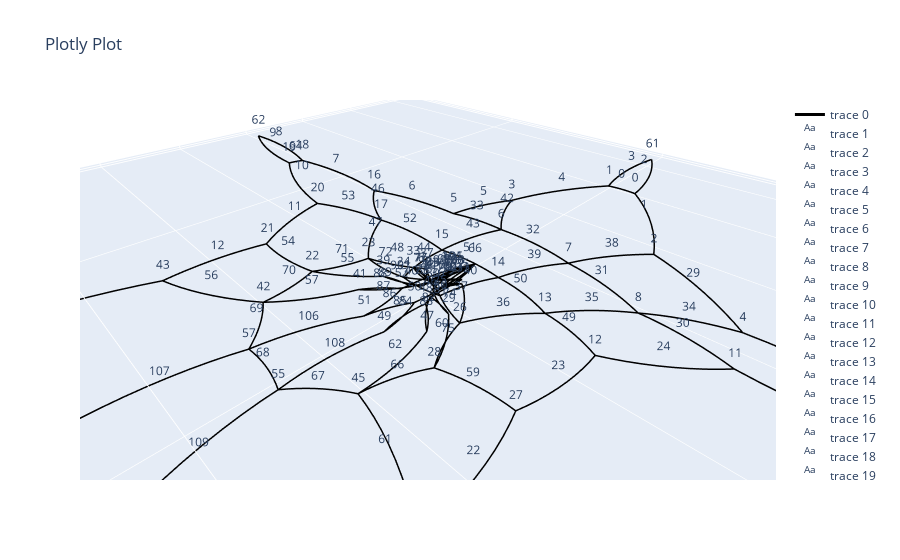

The notebook cell saved with this chart:
### Markdown cell above
### Step 3: Define elements as a curves
An (optional) optimization algorithm finds the vertex locations minimizing abs(l1-l0). Next the (optimized) network is scaled down, and edges are defined as arcs.

available error functions in the optimization algorithms are:
- 'no optimization' : Network is scaled down directly, and no alogirthm is applied
- 'standard'        : a standard L2-norm quantifies the error
- 'sigmoid'         : a sigmoid function skews the L2-norm to penalize too short edges more (b>0) or too long edges more (b<0)

Preliminary results shows best results using a standard L2 error function

### Code cell
# net.initialize_shape_optimizer(function_type = 'no optimization',  method = 'L-BFGS-B', params = None)
# net.initialize_shape_optimizer(function_type = 'standard',  method = 'L-BFGS-B',options ={"maxiter": 10000, "maxfun": 1500000, "maxls": 5000})
net.initialize_shape_optimizer(function_type = 'standard',  method = 'Gauss-Seidel',options ={"maxiter": 100000, "damping": .01})
# net.initialize_shape_optimizer(function_type = 'standard',  method = 'Gauss-Seidel',options ={"maxiter": 1000, "damping": .01, "correction_scalar": 1.5, "tol": 1e-6})
# net.initialize_shape_optimizer(function_type = 'standard',  method = 'trust-constr')
# net.initialize_shape_optimizer(function_type = 'sigmoid',  method = 'L-BFGS-B', params = {'a': 4, 'b': -1})
net.optimize_vertices()
reference_point = [0,0,0]                         # The network will be scaler relative to this point
net.scale_vertices(reference_point, net.l_scalar, account_for_leafs = True) # If you don't provide a scalar, it will use network.l_scalar automatically

# #  You can plot the scaled network like this
# # net.net_plot(color=True, plot_type='scaled')

# # Determine the Radius and Angle of the circle that define the arc of each element
R, th = net.arc_param()
# # for the arc length (net.l1 * net.l_scalar) is used unless specified otherwise, for the cord length (net.l0) is used unless specified otherwise
xyz = net.arc_points(n = 10) 

net.net_plot(color=True, plot_type='arcs', elables=True, vlabels = True)
# net.net_plot(color=True, plot_type='optimized', elables=False, vlabels = False)

# np.min(R/net.l0), net.l_scalar, np.min(net.l0 - net.l1), np.max(net.l0 - net.l1)
net.l_scalar

### Figure 1 — Plotly figure (JSON) as saved in the notebook; plotly's stock layout.template omitted (floating-point values rounded to 4 significant figures; data arrays with more than 128 entries replaced by an {"elided": "..."} marker saying what was removed)
{"data": [{"line": {"color": "black", "width": 3}, "mode": "lines", "type": "scatter3d", "x": {"elided": "1210 float values"}, "y": {"elided": "1210 float values"}, "z": {"elided": "1210 int values"}}, {"mode": "text", "text": ["0"], "type": "scatter3d", "x": [20.41], "y": [102.9], "z": [0]}, {"mode": "text", "text": ["1"], "type": "scatter3d", "x": [32.04], "y": [113.2], "z": [0]}, {"mode": "text", "text": ["2"], "type": "scatter3d", "x": [8.048], "y": [102.7], "z": [0]}, {"mode": "text", "text": ["3"], "type": "scatter3d", "x": [8.093], "y": [99.53], "z": [0]}, {"mode": "text", "text": ["4"], "type": "scatter3d", "x": [31.68], "y": [94.24], "z": [0]}, {"mode": "text", "text": ["5"], "type": "scatter3d", "x": [49.82], "y": [86.43], "z": [0]}, {"mode": "text", "text": ["6"], "type": "scatter3d", "x": [58.72], "y": [73.74], "z": [0]}, {"mode": "text", "text": ["7"], "type": "scatter3d", "x": [61.07], "y": [49.01], "z": [0]}, {"mode": "text", "text": ["8"], "type": "scatter3d", "x": [60.24], "y": [20.7], "z": [0]}, {"mode": "text", "text": ["9"], "type": "scatter3d", "x": [61.94], "y": [20.28], "z": [0]}, {"mode": "text", "text": ["10"], "type": "scatter3d", "x": [69.32], "y": [46.94], "z": [0]}, {"mode": "text", "text": ["11"], "type": "scatter3d", "x": [82.12], "y": [64.16], "z": [0]}, {"mode": "text", "text": ["12"], "type": "scatter3d", "x": [99.47], "y": [67.83], "z": [0]}, {"mode": "text", "text": ["13"], "type": "scatter3d", "x": [123.5], "y": [64.25], "z": [0]}, {"mode": "text", "text": ["14"], "type": "scatter3d", "x": [151.2], "y": [53.71], "z": [0]}, {"mode": "text", "text": ["15"], "type": "scatter3d", "x": [153.0], "y": [55.65], "z": [0]}, {"mode": "text", "text": ["16"], "type": "scatter3d", "x": [135.2], "y": [77.39], "z": [0]}, {"mode": "text", "text": ["17"], "type": "scatter3d", "x": [128.6], "y": [98.37], "z": [0]}, {"mode": "text", "text": ["18"], "type": "scatter3d", "x": [134.6], "y": [120.1], "z": [0]}, {"mode": "text", "text": ["19"], "type": "scatter3d", "x": [151.2], "y": [142.7], "z": [0]}, {"mode": "text", "text": ["20"], "type": "scatter3d", "x": [149.4], "y": [144.4], "z": [0]}, {"mode": "text", "text": ["21"], "type": "scatter3d", "x": [122.1], "y": [131.4], "z": [0]}, {"mode": "text", "text": ["22"], "type": "scatter3d", "x": [98.61], "y": [125.1], "z": [0]}, {"mode": "text", "text": ["23"], "type": "scatter3d", "x": [82.24], "y": [124.9], "z": [0]}, {"mode": "text", "text": ["24"], "type": "scatter3d", "x": [69.68], "y": [132.7], "z": [0]}, {"mode": "text", "text": ["25"], "type": "scatter3d", "x": [63.65], "y": [152.8], "z": [0]}, {"mode": "text", "text": ["26"], "type": "scatter3d", "x": [61.73], "y": [179.4], "z": [0]}, {"mode": "text", "text": ["27"], "type": "scatter3d", "x": [60.18], "y": [179.2], "z": [0]}, {"mode": "text", "text": ["28"], "type": "scatter3d", "x": [57.81], "y": [151.9], "z": [0]}, {"mode": "text", "text": ["29"], "type": "scatter3d", "x": [49.87], "y": [129.2], "z": [0]}, {"mode": "text", "text": ["30"], "type": "scatter3d", "x": [63.3], "y": [132.7], "z": [0]}, {"mode": "text", "text": ["31"], "type": "scatter3d", "x": [59.55], "y": [118.5], "z": [0]}, {"mode": "text", "text": ["32"], "type": "scatter3d", "x": [56.22], "y": [103.3], "z": [0]}, {"mode": "text", "text": ["33"], "type": "scatter3d", "x": [56.06], "y": [89.79], "z": [0]}, {"mode": "text", "text": ["34"], "type": "scatter3d", "x": [59.03], "y": [132.0], "z": [0]}, {"mode": "text", "text": ["35"], "type": "scatter3d", "x": [66.92], "y": [121.0], "z": [0]}, {"mode": "text", "text": ["36"], "type": "scatter3d", "x": [77.09], "y": [112.5], "z": [0]}, {"mode": "text", "text": ["37"], "type": "scatter3d", "x": [78.53], "y": [105.6], "z": [0]}, {"mode": "text", "text": ["38"], "type": "scatter3d", "x": [50.39], "y": [115.8], "z": [0]}, {"mode": "text", "text": ["39"], "type": "scatter3d", "x": [63.08], "y": [108.3], "z": [0]}, {"mode": "text", "text": ["40"], "type": "scatter3d", "x": [74.34], "y": [103.8], "z": [0]}, {"mode": "text", "text": ["41"], "type": "scatter3d", "x": [78.15], "y": [97.63], "z": [0]}, {"mode": "text", "text": ["42"], "type": "scatter3d", "x": [49.15], "y": [92.07], "z": [0]}, {"mode": "text", "text": ["43"], "type": "scatter3d", "x": [62.3], "y": [94.08], "z": [0]}, {"mode": "text", "text": ["44"], "type": "scatter3d", "x": [74.65], "y": [93.54], "z": [0]}, {"mode": "text", "text": ["45"], "type": "scatter3d", "x": [76.92], "y": [97.97], "z": [0]}, {"mode": "text", "text": ["46"], "type": "scatter3d", "x": [64.96], "y": [69.57], "z": [0]}, {"mode": "text", "text": ["47"], "type": "scatter3d", "x": [74.81], "y": [80.69], "z": [0]}, {"mode": "text", "text": ["48"], "type": "scatter3d", "x": [77.98], "y": [90.37], "z": [0]}, {"mode": "text", "text": ["49"], "type": "scatter3d", "x": [73.3], "y": [121.0], "z": [0]}, {"mode": "text", "text": ["50"], "type": "scatter3d", "x": [70.46], "y": [110.8], "z": [0]}, {"mode": "text", "text": ["51"], "type": "scatter3d", "x": [69.16], "y": [99.06], "z": [0]}, {"mode": "text", "text": ["52"], "type": "scatter3d", "x": [69.21], "y": [84.26], "z": [0]}, {"mode": "text", "text": ["53"], "type": "scatter3d", "x": [71.5], "y": [67.92], "z": [0]}, {"mode": "text", "text": ["54"], "type": "scatter3d", "x": [90.07], "y": [75.24], "z": [0]}, {"mode": "text", "text": ["55"], "type": "scatter3d", "x": [85.98], "y": [86.97], "z": [0]}, {"mode": "text", "text": ["56"], "type": "scatter3d", "x": [104.2], "y": [75.83], "z": [0]}, {"mode": "text", "text": ["57"], "type": "scatter3d", "x": [93.67], "y": [88.09], "z": [0]}, {"mode": "text", "text": ["58"], "type": "scatter3d", "x": [140.3], "y": [63.06], "z": [0]}, {"mode": "text", "text": ["59"], "type": "scatter3d", "x": [90.54], "y": [118.2], "z": [0]}, {"mode": "text", "text": ["60"], "type": "scatter3d", "x": [86.69], "y": [109.3], "z": [0]}, {"mode": "text", "text": ["61"], "type": "scatter3d", "x": [104.2], "y": [117.7], "z": [0]}, {"mode": "text", "text": ["62"], "type": "scatter3d", "x": [93.98], "y": [107.9], "z": [0]}, {"mode": "text", "text": ["63"], "type": "scatter3d", "x": [138.5], "y": [134.9], "z": [0]}, {"mode": "text", "text": ["64"], "type": "scatter3d", "x": [63.15], "y": [34.26], "z": [0]}, {"mode": "text", "text": ["65"], "type": "scatter3d", "x": [61.16], "y": [165.9], "z": [0]}, {"mode": "text", "text": ["66"], "type": "scatter3d", "x": [96.17], "y": [110.7], "z": [0]}, {"mode": "text", "text": ["67"], "type": "scatter3d", "x": [104.2], "y": [105.4], "z": [0]}, {"mode": "text", "text": ["68"], "type": "scatter3d", "x": [106.9], "y": [97.1], "z": [0]}, {"mode": "text", "text": ["69"], "type": "scatter3d", "x": [103.1], "y": [88.39], "z": [0]}, {"mode": "text", "text": ["70"], "type": "scatter3d", "x": [94.77], "y": [83.24], "z": [0]}, {"mode": "text", "text": ["71"], "type": "scatter3d", "x": [85.06], "y": [83.89], "z": [0]}, {"mode": "text", "text": ["72"], "type": "scatter3d", "x": [80.24], "y": [89.97], "z": [0]}, {"mode": "text", "text": ["73"], "type": "scatter3d", "x": [79.82], "y": [98.26], "z": [0]}, {"mode": "text", "text": ["74"], "type": "scatter3d", "x": [80.97], "y": [105.5], "z": [0]}, {"mode": "text", "text": ["75"], "type": "scatter3d", "x": [86.88], "y": [110.6], "z": [0]}, {"mode": "text", "text": ["76"], "type": "scatter3d", "x": [77.24], "y": [95.61], "z": [0]}, {"mode": "text", "text": ["77"], "type": "scatter3d", "x": [77.34], "y": [95.44], "z": [0]}, {"mode": "text", "text": ["78"], "type": "scatter3d", "x": [76.32], "y": [100.1], "z": [0]}, {"mode": "text", "text": ["79"], "type": "scatter3d", "x": [76.89], "y": [101.2], "z": [0]}, {"mode": "text", "text": ["80"], "type": "scatter3d", "x": [80.53], "y": [103.1], "z": [0]}, {"mode": "text", "text": ["81"], "type": "scatter3d", "x": [81.42], "y": [103.7], "z": [0]}, {"mode": "text", "text": ["82"], "type": "scatter3d", "x": [83.94], "y": [104.0], "z": [0]}, {"mode": "text", "text": ["83"], "type": "scatter3d", "x": [84.82], "y": [104.4], "z": [0]}, {"mode": "text", "text": ["84"], "type": "scatter3d", "x": [86.98], "y": [102.3], "z": [0]}, {"mode": "text", "text": ["85"], "type": "scatter3d", "x": [87.47], "y": [101.6], "z": [0]}, {"mode": "text", "text": ["86"], "type": "scatter3d", "x": [87.38], "y": [99.19], "z": [0]}, {"mode": "text", "text": ["87"], "type": "scatter3d", "x": [86.85], "y": [97.15], "z": [0]}, {"mode": "text", "text": ["88"], "type": "scatter3d", "x": [85.02], "y": [94.22], "z": [0]}, {"mode": "text", "text": ["89"], "type": "scatter3d", "x": [84.28], "y": [94.52], "z": [0]}, {"mode": "text", "text": ["90"], "type": "scatter3d", "x": [81.65], "y": [94.45], "z": [0]}, {"mode": "text", "text": ["91"], "type": "scatter3d", "x": [80.91], "y": [95.05], "z": [0]}, {"mode": "text", "text": ["92"], "type": "scatter3d", "x": [77.56], "y": [96.76], "z": [0]}, {"mode": "text", "text": ["93"], "type": "scatter3d", "x": [77.02], "y": [97.88], "z": [0]}, {"mode": "text", "text": ["94"], "type": "scatter3d", "x": [76.12], "y": [101.1], "z": [0]}, {"mode": "text", "text": ["95"], "type": "scatter3d", "x": [75.75], "y": [99.84], "z": [0]}, {"mode": "text", "text": ["96"], "type": "scatter3d", "x": [73.57], "y": [100.3], "z": [0]}, {"mode": "text", "text": ["97"], "type": "scatter3d", "x": [74.1], "y": [99.18], "z": [0]}, {"mode": "text", "text": ["98"], "type": "scatter3d", "x": [74.85], "y": [98.58], "z": [0]}, {"mode": "text", "text": ["99"], "type": "scatter3d", "x": [75.59], "y": [98.27], "z": [0]}, {"mode": "text", "text": ["100"], "type": "scatter3d", "x": [76.12], "y": [100.3], "z": [0]}, {"mode": "text", "text": ["101"], "type": "scatter3d", "x": [75.64], "y": [101.0], "z": [0]}, {"mode": "text", "text": ["102"], "type": "scatter3d", "x": [74.75], "y": [100.6], "z": [0]}, {"mode": "text", "text": ["103"], "type": "scatter3d", "x": [73.86], "y": [100.0], "z": [0]}, {"mode": "text", "text": ["104"], "type": "scatter3d", "x": [73.3], "y": [98.89], "z": [0]}, {"mode": "text", "text": ["105"], "type": "scatter3d", "x": [73.2], "y": [99.05], "z": [0]}, {"mode": "text", "text": ["106"], "type": "scatter3d", "x": [98.79], "y": [95.12], "z": [0]}, {"mode": "text", "text": ["107"], "type": "scatter3d", "x": [117.4], "y": [91.14], "z": [0]}, {"mode": "text", "text": ["108"], "type": "scatter3d", "x": [99.35], "y": [102.1], "z": [0]}, {"mode": "text", "text": ["109"], "type": "scatter3d", "x": [118.1], "y": [104.3], "z": [0]}, {"mode": "text", "text": ["0"], "type": "scatter3d", "x": [20.37], "y": [106.1], "z": [0]}, {"mode": "text", "text": ["1"], "type": "scatter3d", "x": [20.45], "y": [99.79], "z": [0]}, {"mode": "text", "text": ["2"], "type": "scatter3d", "x": [43.71], "y": [120.3], "z": [0]}, {"mode": "text", "text": ["3"], "type": "scatter3d", "x": [42.91], "y": [88.7], "z": [0]}, {"mode": "text", "text": ["4"], "type": "scatter3d", "x": [56.02], "y": [138.1], "z": [0]}, {"mode": "text", "text": ["5"], "type": "scatter3d", "x": [56.72], "y": [84.15], "z": [0]}, {"mode": "text", "text": ["6"], "type": "scatter3d", "x": [55.39], "y": [95.44], "z": [0]}, {"mode": "text", "text": ["7"], "type": "scatter3d", "x": [57.06], "y": [111.2], "z": [0]}, {"mode": "text", "text": ["8"], "type": "scatter3d", "x": [62.03], "y": [125.8], "z": [0]}, {"mode": "text", "text": ["9"], "type": "scatter3d", "x": [59.61], "y": [165.7], "z": [0]}, {"mode": "text", "text": ["10"], "type": "scatter3d", "x": [62.72], "y": [166.1], "z": [0]}, {"mode": "text", "text": ["11"], "type": "scatter3d", "x": [64.58], "y": [139.6], "z": [0]}, {"mode": "text", "text": ["12"], "type": "scatter3d", "x": [74.79], "y": [125.8], "z": [0]}, {"mode": "text", "text": ["13"], "type": "scatter3d", "x": [71.81], "y": [116.1], "z": [0]}, {"mode": "text", "text": ["14"], "type": "scatter3d", "x": [69.11], "y": [105.4], "z": [0]}, {"mode": "text", "text": ["15"], "type": "scatter3d", "x": [69.22], "y": [92.72], "z": [0]}, {"mode": "text", "text": ["16"], "type": "scatter3d", "x": [60.71], "y": [63.33], "z": [0]}, {"mode": "text", "text": ["17"], "type": "scatter3d", "x": [69.2], "y": [75.8], "z": [0]}, {"mode": "text", "text": ["18"], "type": "scatter3d", "x": [61.44], "y": [34.68], "z": [0]}, {"mode": "text", "text": ["19"], "type": "scatter3d", "x": [64.85], "y": [33.84], "z": [0]}, {"mode": "text", "text": ["20"], "type": "scatter3d", "x": [73.8], "y": [60.03], "z": [0]}, {"mode": "text", "text": ["21"], "type": "scatter3d", "x": [90.44], "y": [68.28], "z": [0]}, {"mode": "text", "text": ["22"], "type": "scatter3d", "x": [89.71], "y": [82.2], "z": [0]}, {"mode": "text", "text": ["23"], "type": "scatter3d", "x": [80.41], "y": [85.58], "z": [0]}, {"mode": "text", "text": ["24"], "type": "scatter3d", "x": [80.08], "y": [94.37], "z": [0]}, {"mode": "text", "text": ["25"], "type": "scatter3d", "x": [79.57], "y": [102.1], "z": [0]}, {"mode": "text", "text": ["26"], "type": "scatter3d", "x": [82.37], "y": [108.8], "z": [0]}, {"mode": "text", "text": ["27"], "type": "scatter3d", "x": [89.7], "y": [123.9], "z": [0]}, {"mode": "text", "text": ["28"], "type": "scatter3d", "x": [91.39], "y": [112.5], "z": [0]}, {"mode": "text", "text": ["29"], "type": "scatter3d", "x": [81.99], "y": [106.2], "z": [0]}, {"mode": "text", "text": ["30"], "type": "scatter3d", "x": [79.08], "y": [100.1], "z": [0]}, {"mode": "text", "text": ["31"], "type": "scatter3d", "x": [74.69], "y": [102.3], "z": [0]}, {"mode": "text", "text": ["32"], "type": "scatter3d", "x": [77.94], "y": [97.77], "z": [0]}, {"mode": "text", "text": ["33"], "type": "scatter3d", "x": [76.73], "y": [93.11], "z": [0]}, {"mode": "text", "text": ["34"], "type": "scatter3d", "x": [77.76], "y": [98.1], "z": [0]}, {"mode": "text", "text": ["35"], "type": "scatter3d", "x": [73.75], "y": [101.6], "z": [0]}, {"mode": "text", "text": ["36"], "type": "scatter3d", "x": [78.48], "y": [100.6], "z": [0]}, {"mode": "text", "text": ["37"], "type": "scatter3d", "x": [75.56], "y": [95.16], "z": [0]}, {"mode": "text", "text": ["38"], "type": "scatter3d", "x": [79.56], "y": [98.36], "z": [0]}, {"mode": "text", "text": ["39"], "type": "scatter3d", "x": [82.26], "y": [91.74], "z": [0]}, {"mode": "text", "text": ["40"], "type": "scatter3d", "x": [81.05], "y": [97.15], "z": [0]}, {"mode": "text", "text": ["41"], "type": "scatter3d", "x": [87.51], "y": [91.89], "z": [0]}, {"mode": "text", "text": ["42"], "type": "scatter3d", "x": [99.84], "y": [84.29], "z": [0]}, {"mode": "text", "text": ["43"], "type": "scatter3d", "x": [108.5], "y": [67.38], "z": [0]}, {"mode": "text", "text": ["44"], "type": "scatter3d", "x": [107.5], "y": [126.3], "z": [0]}, {"mode": "text", "text": ["45"], "type": "scatter3d", "x": [100.9], "y": [109.0], "z": [0]}, {"mode": "text", "text": ["46"], "type": "scatter3d", "x": [80.85], "y": [101.3], "z": [0]}, {"mode": "text", "text": ["47"], "type": "scatter3d", "x": [87.02], "y": [106.7], "z": [0]}, {"mode": "text", "text": ["48"], "type": "scatter3d", "x": [82.63], "y": [102.0], "z": [0]}, {"mode": "text", "text": ["49"], "type": "scatter3d", "x": [91.34], "y": [102.6], "z": [0]}, {"mode": "text", "text": ["50"], "type": "scatter3d", "x": [83.59], "y": [100.6], "z": [0]}, {"mode": "text", "text": ["51"], "type": "scatter3d", "x": [91.17], "y": [97.75], "z": [0]}, {"mode": "text", "text": ["52"], "type": "scatter3d", "x": [82.53], "y": [96.54], "z": [0]}, {"mode": "text", "text": ["53"], "type": "scatter3d", "x": [136.7], "y": [136.6], "z": [0]}, {"mode": "text", "text": ["54"], "type": "scatter3d", "x": [140.3], "y": [133.2], "z": [0]}, {"mode": "text", "text": ["55"], "type": "scatter3d", "x": [107.4], "y": [101.7], "z": [0]}, {"mode": "text", "text": ["56"], "type": "scatter3d", "x": [128.9], "y": [107.0], "z": [0]}, {"mode": "text", "text": ["57"], "type": "scatter3d", "x": [106.4], "y": [92.49], "z": [0]}, {"mode": "text", "text": ["58"], "type": "scatter3d", "x": [128.3], "y": [89.79], "z": [0]}, {"mode": "text", "text": ["59"], "type": "scatter3d", "x": [142.2], "y": [64.99], "z": [0]}, {"mode": "text", "text": ["60"], "type": "scatter3d", "x": [138.5], "y": [61.13], "z": [0]}, {"mode": "text", "text": ["61"], "type": "scatter3d", "x": [-4.269], "y": [99.28], "z": [0]}, {"mode": "text", "text": ["62"], "type": "scatter3d", "x": [59.03], "y": [6.713], "z": [0]}, {"mode": "text", "text": ["63"], "type": "scatter3d", "x": [163.9], "y": [46.3], "z": [0]}, {"mode": "text", "text": ["64"], "type": "scatter3d", "x": [162.1], "y": [152.3], "z": [0]}, {"mode": "text", "text": ["65"], "type": "scatter3d", "x": [60.75], "y": [192.8], "z": [0]}, {"mode": "text", "text": ["66"], "type": "scatter3d", "x": [68.65], "y": [100.0], "z": [0]}], "layout": {"scene": {"aspectmode": "data"}, "title": {"text": "Plotly Plot"}}}
